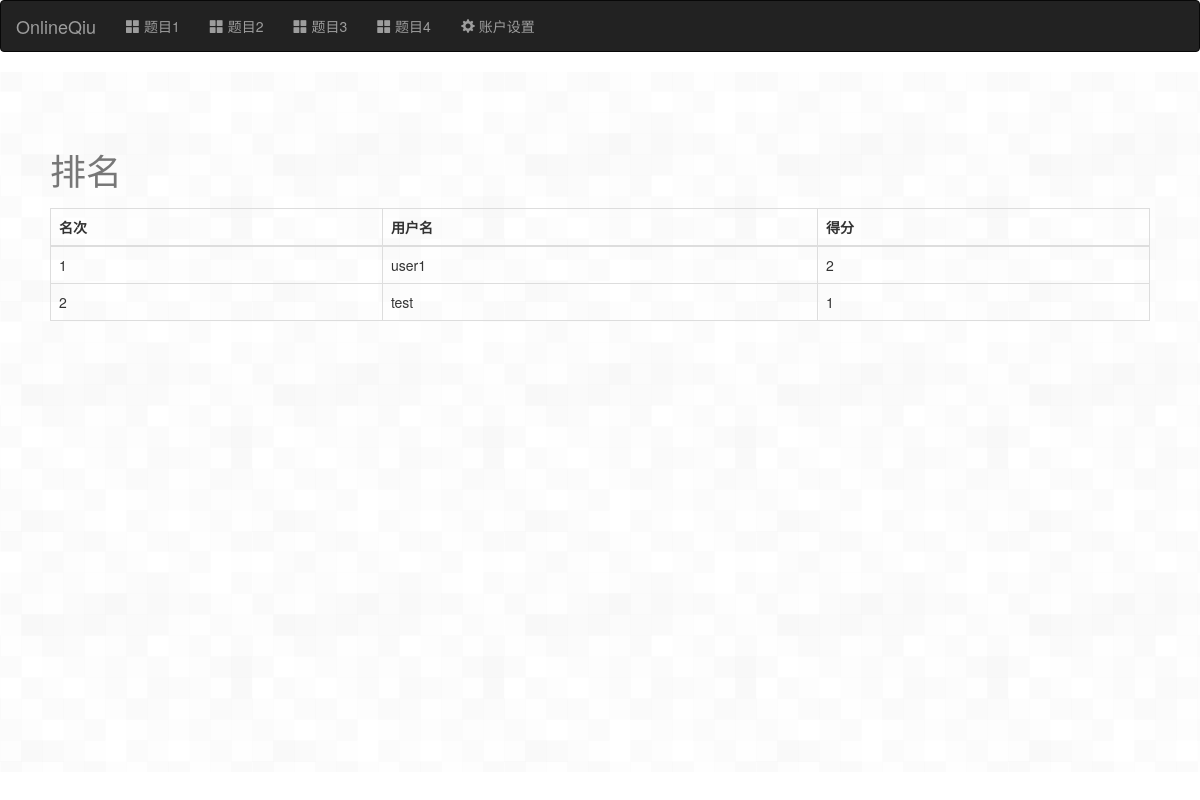
/user_dash, run on an earlier commit of the app's database.
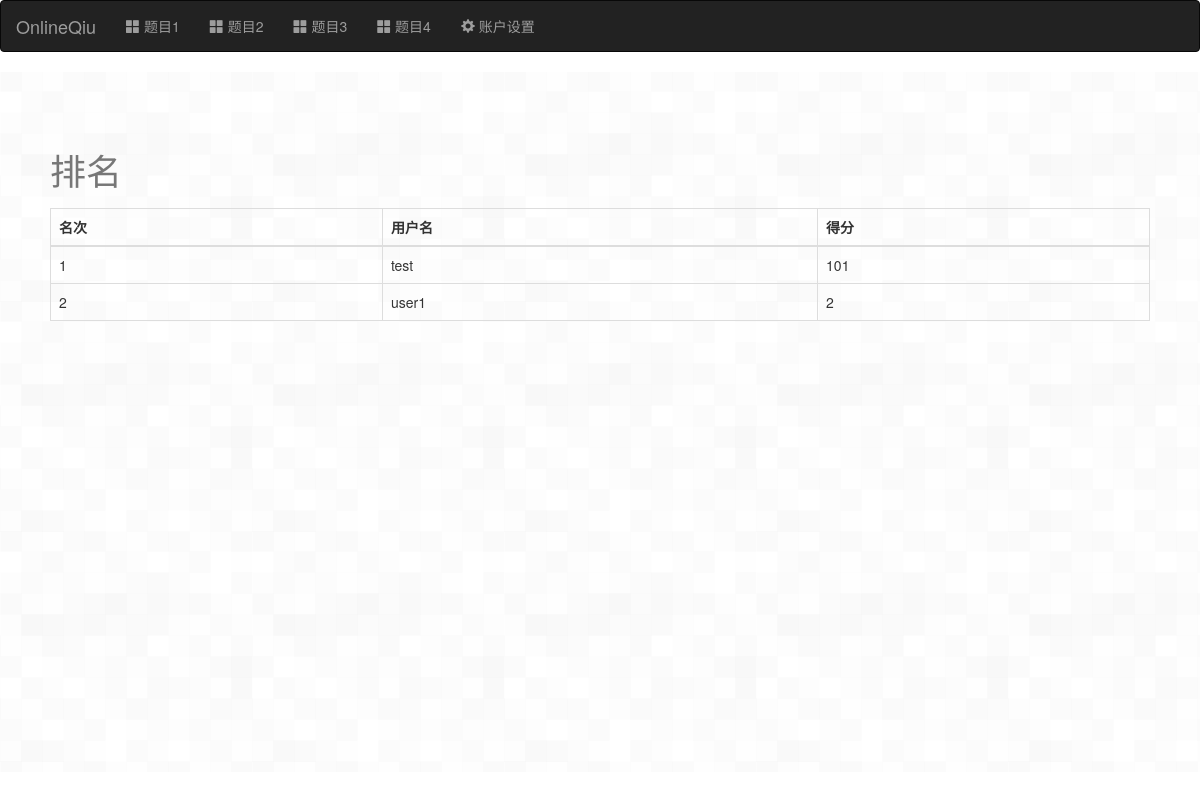
And on a later commit of the database.
### tables this page shows
CREATE TABLE user(username , password, 'score', group_id);

### app/views.py (the view)
@app.route('/user_dash', methods=['GET' , 'POST'])
def user_dash_view():
	data=user.rank()
	if request.method == 'GET':
		return render_template('user_dashboard.html' , users=data )
	if request.method == 'POST':
		return render_template('user_dashboard.html' , users=data )

### app/sqlite3_db.py (called while the page is built)
def connect_db():
    return sqlite3.connect(DATABASE)

@app.before_request
def before_request():
    g.db = connect_db()

@app.teardown_request
def teardown_request(exception):
    if hasattr(g, 'db'):
        g.db.close()

### app/user.py (called while the page is built)
def rank():
	query='select username,score from user order by score desc'
	cur = sqlite3_db.connect_db().execute(query)
	rv = cur.fetchall()
	cur.close()
	return rv

### app/templates/user_dashboard.html (shortened to what this page needs)
{% extends "user_base.html" %}
{% block content %}
	<main role="main">
		<div class="custom-container">
			<div style="min-height:50px;" class="hidden-xs"></div>
			<div style="padding:0 50px 0;">
				<table class="table tabel-striped table-bordered">
					<caption><h1>排名</h1></caption>
					<thead>
						<tr>
							<th>名次</th>
							<th>用户名</th>
							<th>得分</th>
						</tr>
					</thead>
					<tbody>
						{%for user in users%}
							<tr>
								<td>{{loop.index}}</td>
								<td>{{user[0]}}</td>
								<td>{{user[1]}}</td>
							</tr>
						{%endfor%}
					</tbody>
				</table>
			</div>
		</div>
	</main>
{% endblock %}

### app/templates/user_base.html (shortened to what this page needs)
{% extends "bootstrap/base.html" %}
{% block html_attribs %} lang="zh-CN"{% endblock %}
{% block styles %}
{{super()}}
<link rel="stylesheet"
      href="{{url_for('.static', filename='custom.css')}}">
{% endblock %}
{% block navbar %}
	<nav role="navigation" class="navbar navbar-inverse">
		<div class="navbar-header">
			<a href="user_dash" class="navbar-brand">OnlineQiu</a>
		</div>
		<div class="navbar-collapse collapse">
			<ul class="nav navbar-nav">
				{%if kind == 1%}
				<li class='active'>
				{%else%}
				<li>
				{%endif%}
					<a href="question/1">
						<span class="glyphicon glyphicon-th-large"></span>
						题目1
					</a>
				</li>
				{%if kind == 2%}
				<li class='active'>
				{%else%}
				<li>
				{%endif%}
					<a href="question/2">
						<span class="glyphicon glyphicon-th-large"></span>
						题目2
					</a>
				</li>
				{%if kind == 3%}
				<li class='active'>
				{%else%}
				<li>
				{%endif%}
					<a href="question/3">
						<span class="glyphicon glyphicon-th-large"></span>
						题目3
					</a>
				</li>
				{%if kind == 4%}
				<li class='active'>
				{%else%}
				<li>
				{%endif%}
					<a href="question/4">
						<span class="glyphicon glyphicon-th-large"></span>
						题目4
					</a>
				</li>
				<li style="text-align:right">
					<a href="#">
						<span class="glyphicon glyphicon-cog"></span>
						账户设置
					</a>
				</li>
			</ul>
		</div>
	</nav>
{% endblock %}

### app/static/custom.css (style rules this page uses)
.custom-container { background-image: url(./loginBackground.png); display: block; background-position: initial initial; background-repeat: initial initial; min-height: 700px; }

What changed in the data, as far as the page shows it:
changed user "test": score "1" → "101"; moves up the list
